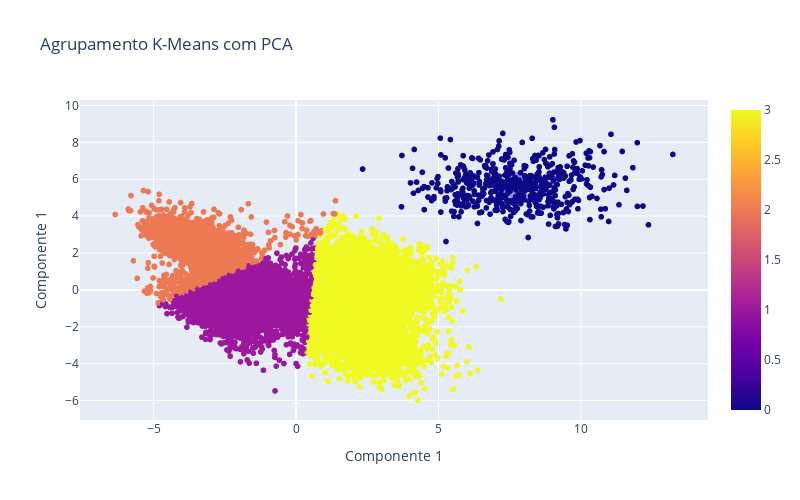

Source (notebook cell):
### Code cell
# PCA para plotar o gráfico

from sklearn.decomposition import PCA
pca = PCA(n_components = 2)

dados_pca = pca.fit_transform(dados_escalonados)

#print(dados_pca)

# Variáveis explicativas
print(pca.explained_variance_ratio_)
print(pca.explained_variance_ratio_.sum())

#Elbow
print(elbow(dados_pca))

kmeans = KMeans(n_clusters=4,init="k-means++",random_state=0)
kmeans2 = kmeans.fit(dados_pca)

centroides = kmeans2.cluster_centers_

agrupamento = kmeans2.labels_
agrupamento

#Plotar o Grafico
import plotly.express as px
import plotly.graph_objects as go

graf1 = px.scatter(x=dados_pca[:,0], y=dados_pca[:,1], color=agrupamento)
graf2 = px.scatter(x=centroides[:,0], y=centroides[:,1], size = [15,15,15,15]) #size é o numero de cluster
graf3 = go.Figure(data = graf1.data + graf2.data)
graf3.update_layout(width=800,height=500,title_text='Agrupamento K-Means com PCA')
graf3.update_xaxes(title = 'Componente 1')
graf3.update_yaxes(title = 'Componente 1')

graf3.show()

### Figure 1 — Plotly figure (JSON) as saved in the notebook; plotly's stock layout.template omitted (floating-point values rounded to 4 significant figures; data arrays with more than 128 entries replaced by an {"elided": "..."} marker saying what was removed)
{"data": [{"hovertemplate": "x=%{x}<br>y=%{y}<br>color=%{marker.color}<extra></extra>", "legendgroup": "", "marker": {"color": {"elided": "13611 int values"}, "coloraxis": "coloraxis", "symbol": "circle"}, "mode": "markers", "name": "", "showlegend": false, "type": "scattergl", "x": {"elided": "13611 float values"}, "xaxis": "x", "y": {"elided": "13611 float values"}, "yaxis": "y"}, {"hovertemplate": "x=%{x}<br>y=%{y}<br>size=%{marker.size}<extra></extra>", "legendgroup": "", "marker": {"color": "#636efa", "size": [15, 15, 15, 15], "sizemode": "area", "sizeref": 0.0375, "symbol": "circle"}, "mode": "markers", "name": "", "orientation": "v", "showlegend": false, "type": "scatter", "x": [7.742, -1.556, -3.398, 2.587], "xaxis": "x", "y": [5.647, -0.5913, 2.183, -0.903], "yaxis": "y"}], "layout": {"height": 500, "title": {"text": "Agrupamento K-Means com PCA"}, "width": 800, "xaxis": {"title": {"text": "Componente 1"}}, "yaxis": {"title": {"text": "Componente 1"}}}}
